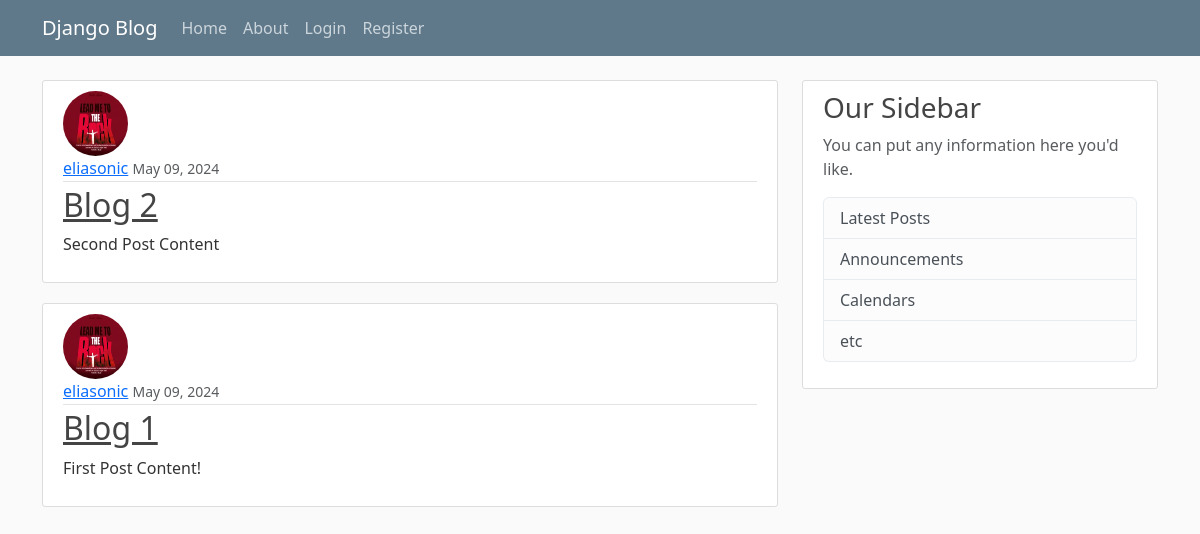
/, run on an earlier commit of the app's database.
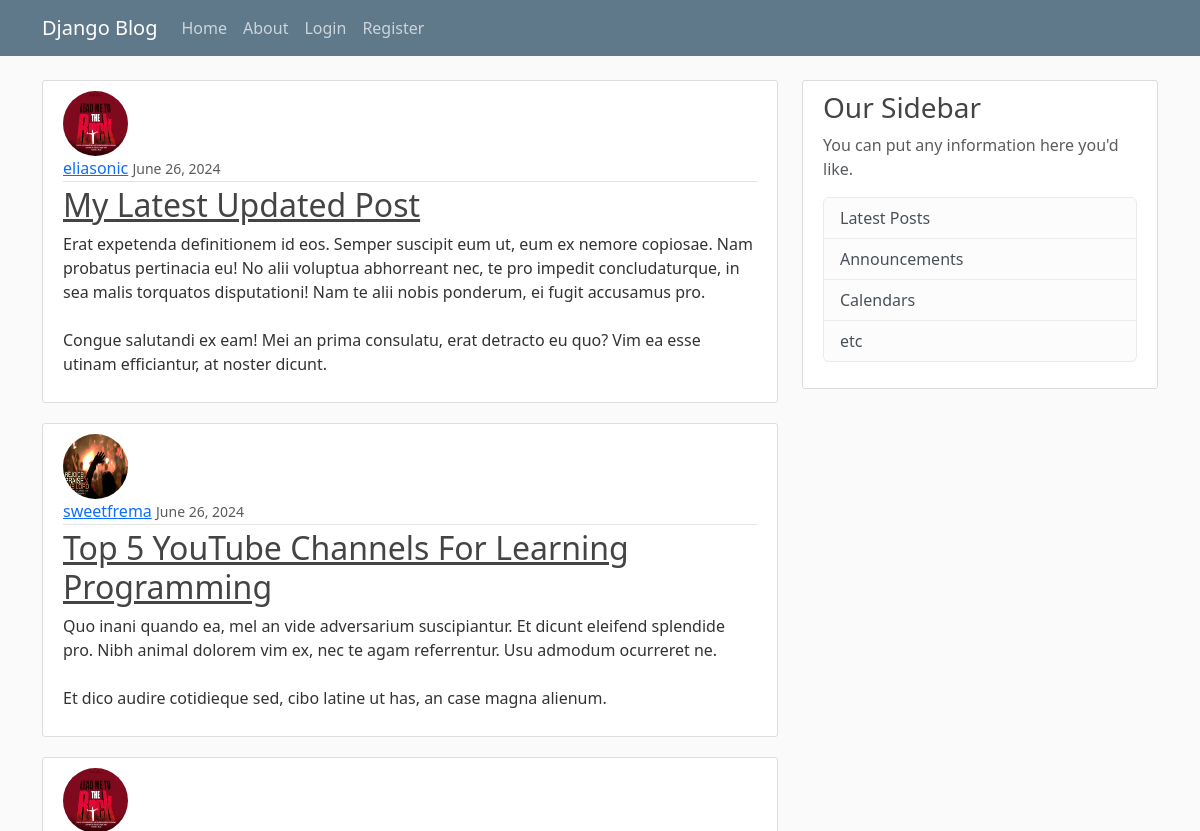
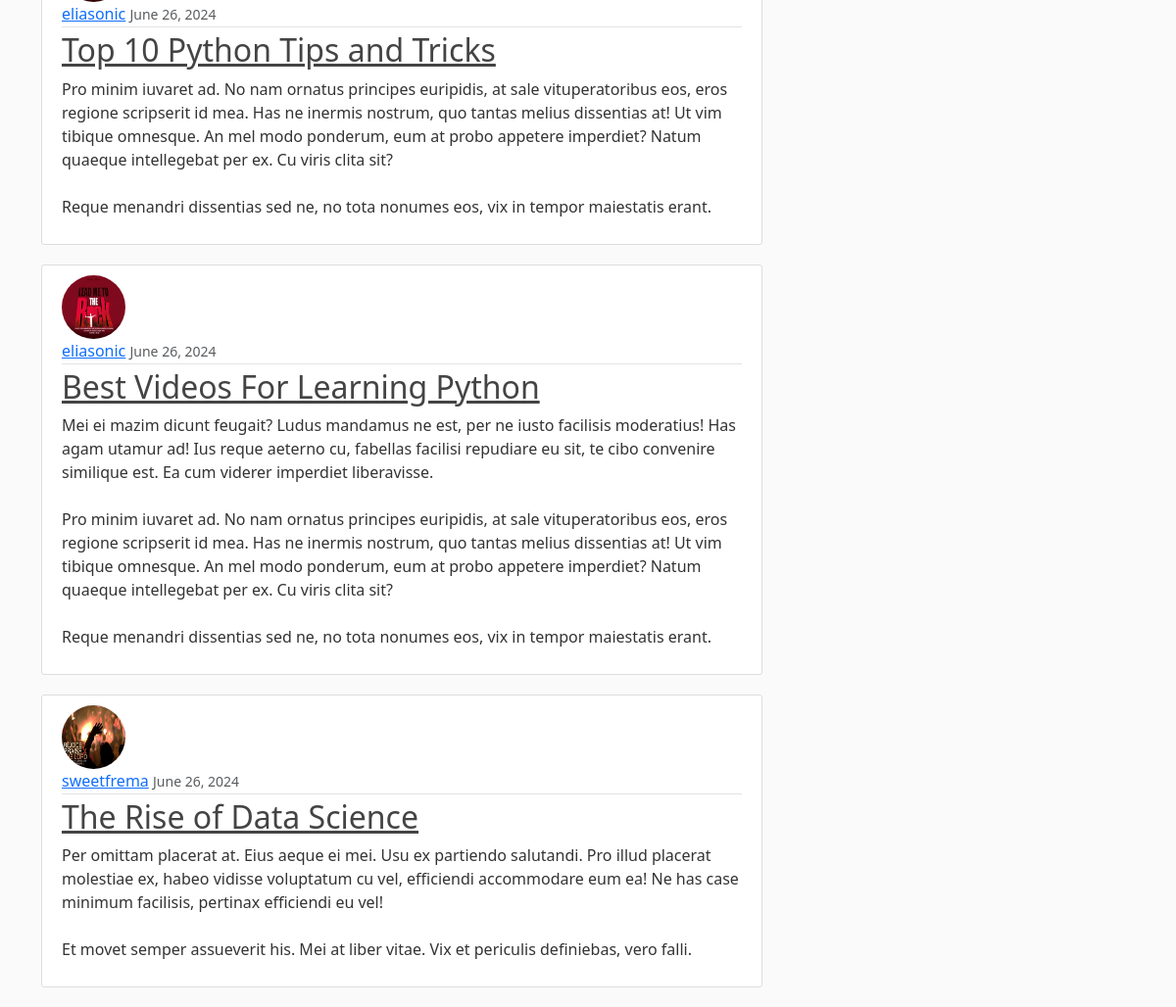
And on a later commit of the database (2 pictures, top to bottom).
### blog/models.py (models this page shows, shortened)
class Post(models.Model):
    title = models.CharField(max_length=100)
    content = models.TextField()
    date_posted = models.DateTimeField(default=timezone.now)
    author = models.ForeignKey(User, on_delete=models.CASCADE)

### users/models.py (models this page shows, shortened)
class Profile(models.Model):
    user = models.OneToOneField(User, on_delete=models.CASCADE)
    image = models.ImageField(default="default.jpg", upload_to="profile_pics")

### blog/views.py (the view)
# urls.py: path('', PostListView.as_view(), name='blog-home'),
class PostListView(ListView):
    model = Post
    template_name = 'blog/home.html'  # <app>/<model>_<viewtype>.html
    context_object_name = 'posts'
    ordering = ['-date_posted']
    paginate_by = 5

### blog/templates/blog/home.html
{% extends 'blog/base.html' %}
{% block content %}
    {% for post in posts %}
        <article class="media content-section">
            <img class="rounded-circle article-img" src="{{ post.author.profile.image.url }}">
            <div class="media-body">
                <div class="article-metadata">
                    <a class="mr-2" href="#">{{ post.author }}</a>
                    <small class="text-muted">{{ post.date_posted|date:'F d, Y' }}</small>
                </div>
                <h2><a class="article-title" href="{% url 'post-detail' post.id %}">{{ post.title }}</a></h2>
                <p class="article-content">{{ post.content }}</p>
            </div>
        </article>
    {% endfor %}
{% endblock %}

### blog/templates/blog/base.html (shortened to what this page needs)
{% load static %}
<!DOCTYPE html>
<html lang="en">
<head>
    <link href="https://cdn.jsdelivr.net/npm/bootstrap@5.3.3/dist/css/bootstrap.min.css" rel="stylesheet">
    <link href="{% static 'blog/main.css' %}" rel="stylesheet">
</head>
<body>
    <header class="site-header">
        <nav class="navbar navbar-expand-md navbar-dark bg-steel fixed-top">
          <div class="container">
            <a class="navbar-brand mr-4" href="{% url 'blog-home' %}">Django Blog</a>
            <div class="collapse navbar-collapse" id="navbarToggle">
              <div class="navbar-nav mr-auto">
                <a class="nav-item nav-link" href="{% url 'blog-home' %}">Home</a>
                <a class="nav-item nav-link" href="{% url 'blog-about' %}">About</a>
              </div>
              <div class="navbar-nav">
                {% if user.is_authenticated %}
                  <a class="nav-item nav-link" href="{% url 'post-create' %}">New Post</a>
                  <a class="nav-item nav-link" href="{% url 'profile' %}">Profile</a>
                  <a class="nav-item nav-link" href="{% url 'logout' %}">Logout</a>
                {% else %}
                  <a class="nav-item nav-link" href="{% url 'login' %}">Login</a>
                  <a class="nav-item nav-link" href="{% url 'register' %}">Register</a>
                {% endif %}
              </div>
            </div>
          </div>
        </nav>
    </header>
    <main role="main" class="container">
        <div class="row">
          <div class="col-md-8">
            {% block content %}{% endblock %}
          </div>
          <div class="col-md-4">
            <div class="content-section">
              <h3>Our Sidebar</h3>
              <p class='text-muted'>You can put any information here you'd like.
                <ul class="list-group">
                  <li class="list-group-item list-group-item-light">Latest Posts</li>
                  <li class="list-group-item list-group-item-light">Announcements</li>
                  <li class="list-group-item list-group-item-light">Calendars</li>
                  <li class="list-group-item list-group-item-light">etc</li>
                </ul>
              </p>
            </div>
          </div>
        </div>
    </main>
</body>
</html>

### blog/static/blog/main.css (style rules this page uses)
body { background: #fafafa; color: #333333; margin-top: 5rem; }
h1, h2, h3, h4, h5, h6 { color: #444444; }
ul { margin: 0; }
.bg-steel { background-color: #5f788a; }
.site-header .navbar-nav .nav-link { color: #cbd5db; }
.content-section { background: #ffffff; padding: 10px 20px; border: 1px solid #dddddd; border-radius: 3px; margin-bottom: 20px; }
.article-title { color: #444444; }
.article-content { white-space: pre-line; }
.article-img { height: 65px; width: 65px; margin-right: 16px; }
.article-metadata { padding-bottom: 1px; margin-bottom: 4px; border-bottom: 1px solid #e3e3e3 }

What changed in the data, as far as the page shows it:
no longer on this page (row unchanged): Post: author.profile.image (picture), author "eliasonic", date_posted "May 09, 2024", title "Blog 2", content "Second Post Content"
no longer on this page (row unchanged): Post: author.profile.image (picture), author "eliasonic", date_posted "May 09, 2024", title "Blog 1", content "First Post Content!"
added Post: author.profile.image (picture), author "eliasonic", date_posted "June 26, 2024", title "My Latest Updated Post", content "Erat expetenda definitionem id eos. Semper suscipit eum ut, eum ex nemore copiosae. Nam probatus pertinacia eu! No alii voluptua abhorreant nec, te pro impedit concludaturque, in sea malis torquatos disputationi! Nam te alii nobis ponderum, ei fugit accusamus pro. Congue salutandi ex eam! Mei an prima consulatu, erat detracto eu quo? Vim ea esse utinam efficiantur, at noster dicunt."
added Post: author.profile.image (picture), author "sweetfrema", date_posted "June 26, 2024", title "Top 5 YouTube Channels For Learning Programming", content "Quo inani quando ea, mel an vide adversarium suscipiantur. Et dicunt eleifend splendide pro. Nibh animal dolorem vim ex, nec te agam referrentur. Usu admodum ocurreret ne. Et dico audire cotidieque sed, cibo latine ut has, an case magna alienum."
added Post: author.profile.image (picture), author "eliasonic", date_posted "June 26, 2024", title "Top 10 Python Tips and Tricks", content "Pro minim iuvaret ad. No nam ornatus principes euripidis, at sale vituperatoribus eos, eros regione scripserit id mea. Has ne inermis nostrum, quo tantas melius dissentias at! Ut vim tibique omnesque. An mel modo ponderum, eum at probo appetere imperdiet? Natum quaeque intellegebat per ex. Cu viris clita sit? Reque menandri dissentias sed ne, no tota nonumes eos, vix in tempor maiestatis erant."
added Post: author.profile.image (picture), author "eliasonic", date_posted "June 26, 2024", title "Best Videos For Learning Python", content "Mei ei mazim dicunt feugait? Ludus mandamus ne est, per ne iusto facilisis moderatius! Has agam utamur ad! Ius reque aeterno cu, fabellas facilisi repudiare eu sit, te cibo convenire similique est. Ea cum viderer imperdiet liberavisse. Pro minim iuvaret ad. No nam ornatus principes euripidis, at sale vituperatoribus eos, eros regione scripserit id mea. Has ne inermis nostrum, quo tantas melius dissentias at! Ut vim tibique omnesque. An mel modo ponderum, eum at probo appetere imperdiet? Natum quaeque intellegebat per ex. Cu viris clita sit? Reque menandri dissentias sed ne, no tota nonumes eos, vix in tempor maiestatis erant."
added Post: author.profile.image (picture), author "sweetfrema", date_posted "June 26, 2024", title "The Rise of Data Science", content "Per omittam placerat at. Eius aeque ei mei. Usu ex partiendo salutandi. Pro illud placerat molestiae ex, habeo vidisse voluptatum cu vel, efficiendi accommodare eum ea! Ne has case minimum facilisis, pertinax efficiendi eu vel! Et movet semper assueverit his. Mei at liber vitae. Vix et periculis definiebas, vero falli."
